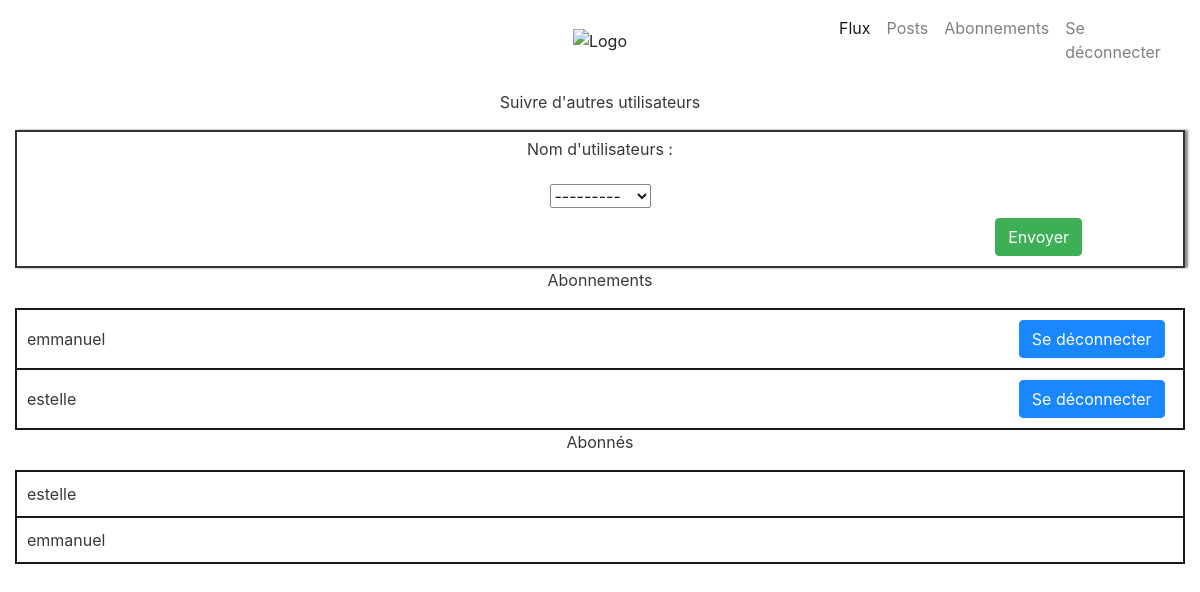
The app's page /followers/ (signed in), older data.
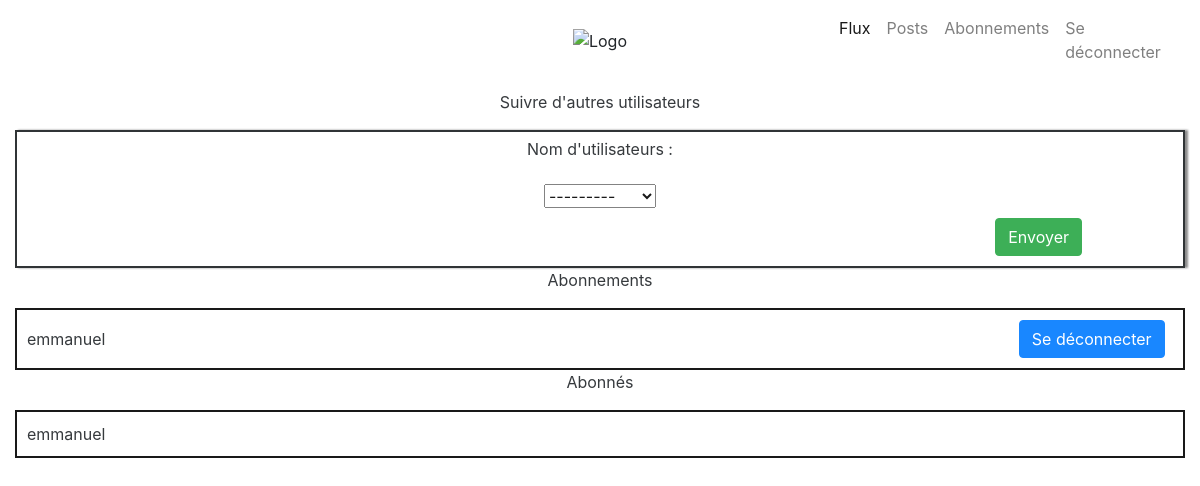
The same page, newer data.
### review/models.py (models this page shows)
class UserModel(models.Model):
    user = models.ForeignKey(
            to=settings.AUTH_USER_MODEL, on_delete=models.CASCADE)
    class Meta:
        abstract = True

class UserFollows(UserModel):
    followed_user = models.ForeignKey(
            to=settings.AUTH_USER_MODEL, on_delete=models.CASCADE,
            related_name='followed_by')
    class Meta:
        unique_together = ('user', 'followed_user', )

### review/views.py (the view)
# urls.py: path('followers/', views.followers, name='abonnement'),
@login_required
def followers(request, delete_id=None):
    if request.method == 'GET' and delete_id is not None:
        r = get_object_or_404(UserFollows.objects.filter(user_id=request.user.id,
                                                         followed_user_id=delete_id))
        r.delete()
        return redirect('abonnement')
    elif request.method == 'POST':
        form = FollowerForm(request.POST)
        validate_form(form, request)
        return redirect('abonnement')
    else:
        followed = UserFollows.objects.filter(user_id=request.user.id)
        followers = UserFollows.objects.filter(followed_user_id=request.user.id)
        form = FollowerForm()
    context = {'title':     ' - Gestion des abonnements',
               'form':      form,
               'followed':  followed,
               'followers': followers
               }
    return render(request, 'review/follow.html', context)

### review/forms.py
class FollowerForm(ModelForm):
    class Meta:
        model = UserFollows
        fields = ["followed_user"]
        labels = {
                "followed_user": "Nom d'utilisateurs",
        }

### review/templates/review/follow.html (shortened to what this page needs)
{% extends 'review/base.html' %}
{% block navbar %}
    {% include 'review/snippet/nav.html' %}
{% endblock %}
{% block content %}
    <div class="container_flux">
        <section>
            <div class="center">
                <p class="center">Suivre d'autres utilisateurs</p>
                <div class="bordure">
                    <form method="post" action="{% url 'abonnement' %}">
                        <div>{{ form }}</div>
                        <div class="input_right input_right-right"><input class=" btn btn-success" type="submit"
                                                                          value="Envoyer"/></div>
                    </form>
                </div>
            </div>
        </section>
        <section>
            <p class="center">Abonnements</p>
            {% if followed %}
                <table>
                    {% for follow in followed %}
                        <tr>
                            <td>{{ follow.followed_user }}</td>
                            <td class="last"><a class="btn btn-primary" href="
{% url 'abonnement-delete' follow.followed_user_id %}">Se déconnecter</a> </td>
                        </tr>
                    {% endfor %}
                </table>
            {% else %}
                <div class="bordure">Désolé pas d'abonnements pour le moment.</div>
            {% endif %}
        </section>
        <section>
            <p class="center">Abonnés</p>
            {% if followers %}
                <table>
                    {% for follower in followers %}
                        <tr>
                            <td>{{ follower.user }}</td>
                        </tr>
                    {% endfor %}
                </table>
            {% else %}
                <div class="bordure">Désolé pas d'abonnés pour le moment.</div>
            {% endif %}
        </section>
        </div>
{% endblock %}

Row changes from the older to the newer data that the page shows:
removed UserFollows: followed_user "estelle", user "estelle"
